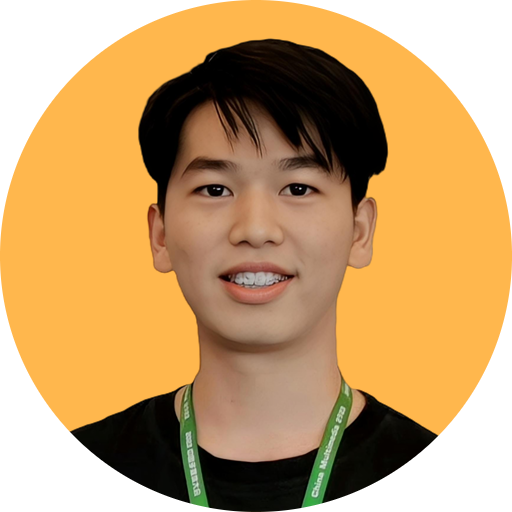
#> input picture assets/img/logo.png, 512 x 512 px, found by its file name
$ python resize.py
#> lines starting #> are read from the running program, lines starting #| are printed output that depends on the picture
from PIL import Image

def resize_image(input_path, output_path, size):
    # 打开图像文件
#> called with input_path = 'assets/img/logo.png', output_path = 'assets/img/logo-128x128.png', size = (128, 128)
    with Image.open(input_path) as img:
        # 调整图像大小
#> img is the input picture: PIL image 512x512 RGBA; mean R, G, B, A 142.8, 104.7, 54.2, 200.3
        resized_img = img.resize(size)
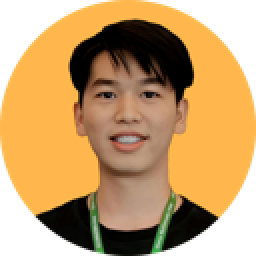
#> resized_img: PIL image 128x128 RGBA (shown 2 times larger); mean R, G, B, A 145.2, 106.6, 54.9, 200.3; transparent parts drawn white
        # 保存调整后的图像
        resized_img.save(output_path)

# 示例用法

size = (128, 128)
resize_image('assets/img/logo.png', 'assets/img/logo-128x128.png', size)

size = (256, 256)
resize_image('assets/img/logo.png', 'assets/img/logo-256x256.png', size)
#> call 2 of resize_image, with input_path = 'assets/img/logo.png', output_path = 'assets/img/logo-256x256.png', size = (256, 256)
#> in resize_image (call 2), `resized_img = img.resize(size)`:
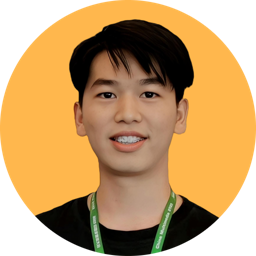
#> resized_img: PIL image 256x256 RGBA; mean R, G, B, A 143.9, 105.5, 54.5, 200.3; transparent parts drawn white
